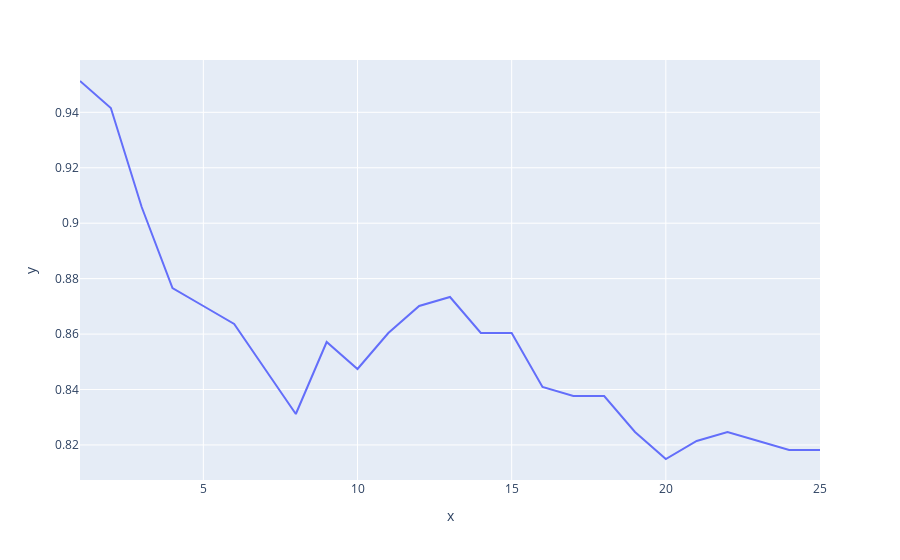

Here is the notebook cell this chart was saved with:
### Code cell
px.line(x=k_range,y=scores_list)

### Figure 1 — Plotly figure (JSON) as saved in the notebook; plotly's stock layout.template omitted (floating-point values rounded to 4 significant figures)
{"data": [{"hovertemplate": "x=%{x}<br>y=%{y}<extra></extra>", "legendgroup": "", "line": {"color": "#636efa", "dash": "solid"}, "marker": {"symbol": "circle"}, "mode": "lines", "name": "", "orientation": "v", "showlegend": false, "type": "scatter", "x": [1, 2, 3, 4, 5, 6, 7, 8, 9, 10, 11, 12, 13, 14, 15, 16, 17, 18, 19, 20, 21, 22, 23, 24, 25], "xaxis": "x", "y": [0.9513, 0.9416, 0.9058, 0.8766, 0.8701, 0.8636, 0.8474, 0.8312, 0.8571, 0.8474, 0.8604, 0.8701, 0.8734, 0.8604, 0.8604, 0.8409, 0.8377, 0.8377, 0.8247, 0.8149, 0.8214, 0.8247, 0.8214, 0.8182, 0.8182], "yaxis": "y"}], "layout": {"legend": {"tracegroupgap": 0}, "margin": {"t": 60}, "xaxis": {"anchor": "y", "domain": [0, 1], "title": {"text": "x"}}, "yaxis": {"anchor": "x", "domain": [0, 1], "title": {"text": "y"}}}}
